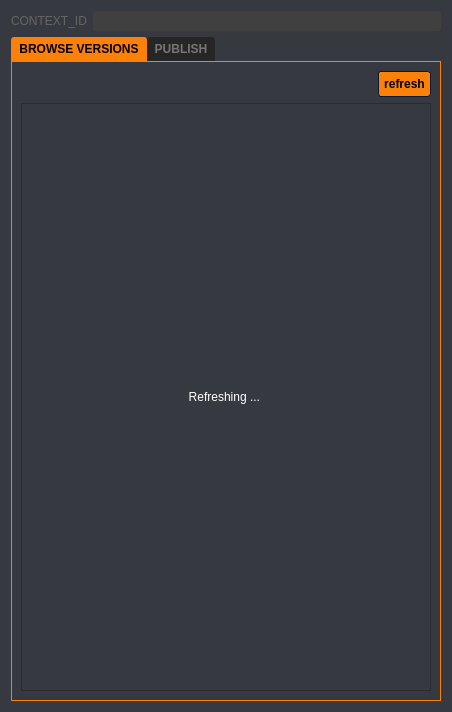
<?xml version="1.0" encoding="UTF-8"?>
<ui version="4.0">
 <class>Form</class>
 <widget class="QWidget" name="Form">
  <property name="geometry">
   <rect>
    <x>0</x>
    <y>0</y>
    <width>452</width>
    <height>712</height>
   </rect>
  </property>
  <property name="windowTitle">
   <string>Form</string>
  </property>
  <property name="styleSheet">
   <string notr="true">/*-----QWidget-----*/
QWidget
{
	background-color: #36393f;
	color: #ffffff;
	border-color: #051a39;
	font:  10px &quot;Verdana&quot;;

}

QWidget#main_frame{
border: 1px solid #fd8008;
}

/*-----QLabel-----*/
QLabel
{
	background-color: transparent;
	color: #ffffff;

}


QLabel::disabled
{
	background-color: transparent;
	color: #656565;

}


/*-----QMenuBar-----*/
QMenuBar
{
	background-color: #36393f;
	color: #ffffff;
	border-color: #051a39;

}


QMenuBar::disabled
{
	background-color: #404040;
	color: #656565;
	border-color: #051a39;

}


QMenuBar::item
{
    background-color: transparent;

}


QMenuBar::item:selected
{
    background-color: #fd8008;
    border: 1px solid #41cd52;

}


QMenuBar::item:pressed
{
    background-color: #b55d00;
    border: 1px solid #000;
    margin-bottom: -1px;
    padding-bottom: 1px;

}


/*-----QMenu-----*/
QMenu
{
    background-color: #36393f;
    border: 1px solid;
    color: #ffffff;

}


QMenu::separator
{
    height: 1px;
    background-color: #ff9500;
    color: #ffffff;
    padding-left: 4px;
    margin-left: 10px;
    margin-right: 5px;

}


QMenu::item
{
    min-width : 150px;
    padding: 3px 20px 3px 20px;

}


QMenu::item:selected
{
    background-color: #b55d00;
    color: #ffffff;

}


QMenu::item:disabled
{
    color: #262626;
}


/*-----QToolTip-----*/
QToolTip
{
	border : 1px solid #000000;
	background-color: #26264f;
	color: #ffffff;
	border-color: #051a39;

}



/*-----QPushButton-----*/
QPushButton
{
	background-color: #fd8008;
	color: #000000;
	font-weight: 600;
	border-style: solid;
	border-width: 1px;
	border-radius: 3px;
	border-color: #051a39;
	padding: 5px;

}


QPushButton::disabled
{
	background-color: #404040;
	color: #656565;
	border-color: #051a39;

}


QPushButton::hover
{
	background-color: #ff9d00;
	color: #ffffff;
	border-style: solid;
	border-width: 1px;
	border-radius: 3px;
	border-color: #051a39;
	padding: 5px;

}


QPushButton::pressed
{
	background-color: #b55d00;
	color: #ffffff;
	border-style: solid;
	border-width: 1px;
	border-radius: 3px;
	border-color: #051a39;
	padding: 5px;

}


/*-----QToolButton-----*/
QToolButton
{
	background-color: #fd8008;
	color: #ffffff;
	border-width: 1px;
	border-radius: 3px;
	border-color: #051a39;
	padding: 3px;

}


QToolButton::disabled
{
	background-color: #404040;
	color: #656565;
	border-color: #051a39;

}


QToolButton::hover
{
	background-color: #ff9d00;
	color: #ffffff;
	border-width: 1px;
	border-radius: 3px;
	border-color: #051a39;
	padding: 3px;

}


QToolButton::pressed
{
	background-color: #b55d00;
	color: #ffffff;
	border-width: 1px;
	border-radius: 3px;
	border-color: #051a39;
	padding: 3px;

}


/*-----QComboBox-----*/
QComboBox
{
   
    border: 1px solid;
	border-color:#262626;
    border-radius: 3px;
    padding-left: 6px;
    color: #ffffff;
    height: 20px;

}


QComboBox::disabled
{
	background-color: #404040;
	color: #656565;
	border-color: #051a39;

}


QComboBox:hover
{
    background-color: #ff9d00;

}


QComboBox:on
{
    background-color: #b55d00;

}


QComboBox QAbstractItemView
{
    background-color: #383838;
    color: #ffffff;
    border: 1px solid black;
    selection-background-color: #b55d00;
    selection-color: #ffffff;
    outline: 0;

}

QComboBox::down-arrow
{
    image: url(icons:arrow-down.svg);
    width: 8px;
    height: 8px;
}



QComboBox::drop-down
{
    subcontrol-origin: padding;
    subcontrol-position: top right;
    width: 15px;
    border-left-width: 0px;
    border-left-color: darkgray;
    border-left-style: solid; 
    border-top-right-radius: 3px; 
    border-bottom-right-radius: 3px;

}






/*-----QSpinBox &amp; QDoubleSpinBox &amp; QDateTimeEdit-----*/
QSpinBox, 
QDoubleSpinBox,
QDateTimeEdit
{
	background-color: #525251;
	color: #ffffff;
	border: 1px solid #051a39;
	border-radius: 3px;
	padding : 2px;

}


QSpinBox::disabled, 
QDoubleSpinBox::disabled,
QDateTimeEdit::disabled
{
	background-color: #404040;
	color: #656565;
	border-color: #051a39;

}


QSpinBox:hover, 
QDoubleSpinBox::hover,
QDateTimeEdit::hover
{
    background-color: #626262;
    border: 1px solid #fd8008;
    color:  #fff;
    padding: 2px

}


QSpinBox::up-button, QSpinBox::down-button,
QDoubleSpinBox::up-button, QDoubleSpinBox::down-button,
QDateTimeEdit::up-button, QDateTimeEdit::down-button
{
    background-color: #fd8008;
	border-radius: 2px;

}


QSpinBox::disabled, 
QDoubleSpinBox::disabled,
QDateTimeEdit::disabled
{
	background-color: #404040;
	color: #656565;
	border-color: #051a39;

}


QSpinBox::up-button:hover, QSpinBox::down-button:hover,
QDoubleSpinBox::up-button:hover, QDoubleSpinBox::down-button:hover,
QDateTimeEdit::up-button:hover, QDateTimeEdit::down-button:hover
{
    background-color: #ff9d00;
    border: 1px solid #ff9d00;

}


QSpinBox::up-button:disabled, QSpinBox::down-button:disabled,
QDoubleSpinBox::up-button:disabled, QDoubleSpinBox::down-button:disabled,
QDateTimeEdit::up-button:disabled, QDateTimeEdit::down-button:disabled
{
	background-color: #404040;
	color: #656565;
	border-color: #051a39;

}


QSpinBox::up-button:pressed, QSpinBox::down-button:pressed,
QDoubleSpinBox::up-button:pressed, QDoubleSpinBox::down-button::pressed,
QDateTimeEdit::up-button:pressed, QDateTimeEdit::down-button::pressed
{
    background-color: #b55d00;
    border: 1px solid #b55d00;

}



QSpinBox::down-arrow,
QDoubleSpinBox::down-arrow,
QDateTimeEdit::down-arrow
{
    image: url(icons:arrow-down.svg);
    width: 7px;

}


QSpinBox::up-arrow,
QDoubleSpinBox::up-arrow,
QDateTimeEdit::up-arrow
{
    image: url(icons:arrow-up.svg);
    width: 7px;

}



/*-----QLineEdit-----*/
QLineEdit
{
	background-color: #525251;
	color: #ffffff;
	border-width: 1px;
	border-radius: 3px;
	border-color: #051a39;
	padding: 2px;

}


QLineEdit::disabled
{
	background-color: #404040;
	color: #656565;
	border-width: 1px;
	border-radius: 3px;
	border-color: #051a39;
	padding: 2px;

}


/*-----QTextEdit-----*/
QTextEdit
{
	/* background-color: rgb(18, 18, 18); */
	color: #cecece;
	border-color: #051a39;

}


QTextEdit::disabled
{
	background-color: #404040;
	color: #656565;
	border-color: #051a39;

}


/*-----QGroupBox-----*/
QGroupBox 
{
    border: 1px solid;
    border-color: #fd8008;
    margin-top: 22px;
	font-weight: 600;

}


QGroupBox::title  
{
    background-color: #fd8008;
    color: #000000;
	font-size: 6pt;
	font-weight: 600;
    subcontrol-origin: margin;
    subcontrol-position: top left;
    padding: 5px;
	border-top-left-radius: 3px;
	border-top-right-radius: 3px;

}


QGroupBox::title::disabled
{
	background-color: #404040;
	color: #656565;
    subcontrol-origin: margin;
    subcontrol-position: top left;
    padding: 5px;
	border-top-left-radius: 3px;
	border-top-right-radius: 3px;

}


/*-----QRadioButton-----*/
QRadioButton::indicator::unchecked
{ 
	border: 2px inset gray; 
	border-radius: 5px; 
	background-color:  #fff;
	width: 9px; 
	height: 9px; 

}


QRadioButton::indicator::unchecked:hover
{ 
	border: 2px solid #fd8008; 
	border-radius: 5px; 
	background-color:  #fff;
	width: 9px; 
	height: 9px; 

}


QRadioButton::indicator::checked
{ 
	border: 2px inset darkgray; 
	border-radius: 5px; 
	background-color: #b55d00; 
	width: 9px; 
	height: 9px; 

}


QRadioButton::disabled
{
	color: #656565;

}


QRadioButton::indicator:disabled
{
	background-color: #656565;
	color: #656565;
    border: 2px solid #656565;

}


/*-----QTableView &amp; QTableWidget-----*/
QTableView
{
    background-color: #242526;
    border: 1px solid #32414B;
    color: #f0f0f0;
    gridline-color: #ff9900;
    outline : 0;

}


QTableView::disabled
{
    background-color: #242526;
    border: 1px solid #32414B;
    color: #656565;
    gridline-color: #656565;
    outline : 0;

}


QTableView::item:hover 
{
    background-color: #26264f;
    color: #f0f0f0;

}


QTableView::item:selected 
{
    background-color: #1a1b1c;
    border: 2px solid #b55d00;
    color: #F0F0F0;

}


QTableView::item:selected:disabled
{
    background-color: #1a1b1c;
    border: 2px solid #525251;
    color: #656565;

}


QTableCornerButton::section
{
    background-color: #505050;
    color: #fff;

}


QHeaderView::section
{
    background-color: #525251;
    color: #fff;
    text-align: left;
	padding: 4px;
	
}


QHeaderView::section:disabled
{
    background-color: #525251;
    color: #656565;

}


QHeaderView::section:checked
{
    color: #fff;
    background-color: #b55d00;

}


QHeaderView::section:checked:disabled
{
    color: #656565;
    background-color: #525251;

}


QHeaderView::section::vertical::first,
QHeaderView::section::vertical::only-one
{
    border-top: 1px solid #353635;

}


QHeaderView::section::vertical
{
    border-top: 1px solid #353635;

}


QHeaderView::section::horizontal::first,
QHeaderView::section::horizontal::only-one
{
    border-left: 1px solid #353635;

}


QHeaderView::section::horizontal
{
    border-left: 1px solid #353635;

}


/*-----QTabWidget-----*/
QTabBar::tab
{
	background-color: #fd8008;
    color: #767676;
	font-weight: 600;
	padding: 5px;
	border-top-left-radius: 3px;
	border-top-right-radius: 3px;

}


QTabBar::tab:disabled
{
	background-color: #404040;
	color: #656565;
	subcontrol-origin: margin;
    subcontrol-position: top left;
	border-top-left-radius: 3px;
	border-top-right-radius: 3px;

}


QTabWidget::pane 
{
	border: 1px solid;
    border-color: #fd8008;

}

QTabBar::tab:selected
{
    background-color: #fd8008;
    color: #000000;
	font-weight: 600;
	subcontrol-origin: margin;
    subcontrol-position: top left;
	border-top-left-radius: 3px;
	border-top-right-radius: 3px;
}


QTabBar::tab:selected:disabled
{
	background-color: #404040;
	color: #656565;

}


QTabBar::tab:!selected 
{
    background-color: #262626;

}


QTabBar::tab:!selected:hover 
{
    background-color: #ff9d00;
	color: #000;

}


QTabBar::tab:top:selected 
{
    border-bottom-color: none;

}


QTabBar::tab:bottom:selected 
{
    border-top-color: none;

}



QTabBar::tab:left:selected 
{
    border-left-color: none;

}


QTabBar::tab:right:selected 
{
    border-right-color: none;

}


QTabBar::tab:left:last, QTabBar::tab:right:last,
QTabBar::tab:left:only-one, QTabBar::tab:right:only-one 
{
    margin-bottom: 0;

}


/*-----QSlider-----*/
QSlider::groove:horizontal 
{
	background-color: transparent;
	height: 5px;

}


QSlider::sub-page:horizontal 
{
	background-color: #fd8008;

}


QSlider::add-page:horizontal 
{
	background-color: #666765;

}


QSlider::handle:horizontal 
{
	background-color: #fd8008;
	width: 14px;
	margin-top: -6px;
	margin-bottom: -6px;
	border-radius: 3px;

}


QSlider::handle:horizontal:hover 
{
	background-color: #fd8008;
	border-radius: 3px;

}


QSlider::sub-page:horizontal:disabled 
{
	background-color: #bbb;
	border-color: #999;

}


QSlider::add-page:horizontal:disabled 
{
	background-color: #eee;
	border-color: #999;

}


QSlider::handle:horizontal:disabled 
{
	background-color: #eee;
	border: 1px solid #aaa;
	border-radius: 3px;

}


QSlider::groove:vertical 
{
	background-color: transparent;
	width: 5px;

}


QSlider::sub-page:vertical 
{
	background-color: #fd8008;

}


QSlider::add-page:vertical 
{
	background-color: #666765;

}


QSlider::handle:vertical 
{
	background-color: #fd8008;
	height: 14px;
	margin-left: -6px;
	margin-right: -6px;
	border-radius: 3px;

}


QSlider::handle:vertical:hover 
{
	background-color: #fd8008;
	border-radius: 3px;

}


QSlider::sub-page:vertical:disabled 
{
	background-color: #bbb;
	border-color: #999;

}


QSlider::add-page:vertical:disabled 
{
	background-color: #eee;
	border-color: #999;

}


QSlider::handle:vertical:disabled 
{
	background-color: #eee;
	border: 1px solid #aaa;
	border-radius: 3px;

}


/*-----QDial-----*/
QDial
{
	background-color: #fd8008;

}


QDial::disabled
{
	background-color: #404040;

}

/*-----QScrollBar-----*/
QScrollBar:horizontal
{
    border: 1px solid #222222;
    background-color: #3d3d3d;
    height: 13px;
    margin: 0px 16px 0 16px;

}


QScrollBar::handle:horizontal
{
    background: #fd8008;
    min-height: 20px;

}


QScrollBar::add-line:horizontal
{
    border: 1px solid #1b1b19;
    background-color: #fd8008;
    width: 14px;
    subcontrol-position: right;
    subcontrol-origin: margin;

}


QScrollBar::sub-line:horizontal
{
    border: 1px solid #1b1b19;
    background-color: #fd8008;
    width: 14px;
    subcontrol-position: left;
    subcontrol-origin: margin;

}


QScrollBar::right-arrow:horizontal
{
    image: url(icons:arrow-right.svg);
    width: 6px;
    height: 6px;

}


QScrollBar::left-arrow:horizontal
{
    image: url(icons:arrow-left.svg);
    width: 6px;
    height: 6px;

}


QScrollBar::add-page:horizontal, QScrollBar::sub-page:horizontal
{
    background: none;

}


QScrollBar:vertical
{
    background-color: #3d3d3d;
    width: 13px;
    margin: 16px 0 16px 0;
    border: 1px solid #222222;

}


QScrollBar::handle:vertical
{
    background-color: #fd8008;
    min-height: 20px;

}


QScrollBar::add-line:vertical
{
    border: 1px solid #1b1b19;
    background-color: #fd8008;
    height: 14px;
    subcontrol-position: bottom;
    subcontrol-origin: margin;

}


QScrollBar::sub-line:vertical
{
    border: 1px solid #1b1b19;
    background-color: #fd8008;
    height: 14px;
    subcontrol-position: top;
    subcontrol-origin: margin;

}


QScrollBar::add-page:vertical, QScrollBar::sub-page:vertical
{
    background: none;

}


QScrollBar::up-arrow:vertical
{
    image: url(icons:arrow-up.svg);
    width: 6px;
    height: 6px;

}


QScrollBar::down-arrow:vertical
{
    image: url(icons:arrow-down.svg);
    width: 6px;
    height: 6px;

}

/*-----QProgressBar-----*/
QProgressBar
{
    border: 1px solid #222222;
    background-color: #3d3d3d;
    text-align: center;
    color: #ffffff;
    font-size: 8px;
    /* font-weight: bold; */
    padding: 1px;
    border-radius: 3px;
}
QProgressBar::chunk
{
    background-color: #fd8008;
}
</string>
  </property>
  <layout class="QVBoxLayout" name="verticalLayout">
   <item>
    <layout class="QFormLayout" name="formLayout_2">
     <item row="0" column="0">
      <widget class="QLabel" name="label_4">
       <property name="enabled">
        <bool>false</bool>
       </property>
       <property name="text">
        <string>CONTEXT_ID</string>
       </property>
      </widget>
     </item>
     <item row="0" column="1">
      <widget class="QLineEdit" name="context_id_label">
       <property name="enabled">
        <bool>false</bool>
       </property>
      </widget>
     </item>
    </layout>
   </item>
   <item>
    <widget class="QTabWidget" name="tabWidget">
     <property name="currentIndex">
      <number>0</number>
     </property>
     <property name="usesScrollButtons">
      <bool>true</bool>
     </property>
     <widget class="QWidget" name="browse_tab">
      <attribute name="title">
       <string> BROWSE VERSIONS </string>
      </attribute>
      <layout class="QVBoxLayout" name="verticalLayout_3">
       <item>
        <layout class="QHBoxLayout" name="horizontalLayout">
         <item>
          <spacer name="horizontalSpacer">
           <property name="orientation">
            <enum>Qt::Horizontal</enum>
           </property>
           <property name="sizeHint" stdset="0">
            <size>
             <width>40</width>
             <height>20</height>
            </size>
           </property>
          </spacer>
         </item>
         <item>
          <widget class="QPushButton" name="refresh_button">
           <property name="text">
            <string>refresh</string>
           </property>
          </widget>
         </item>
        </layout>
       </item>
       <item>
        <widget class="QFrame" name="frame">
         <property name="sizePolicy">
          <sizepolicy hsizetype="Preferred" vsizetype="MinimumExpanding">
           <horstretch>0</horstretch>
           <verstretch>0</verstretch>
          </sizepolicy>
         </property>
         <property name="frameShape">
          <enum>QFrame::StyledPanel</enum>
         </property>
         <property name="frameShadow">
          <enum>QFrame::Raised</enum>
         </property>
         <layout class="QVBoxLayout" name="verticalLayout_4">
          <item>
           <widget class="QStackedWidget" name="stackedWidget">
            <property name="currentIndex">
             <number>1</number>
            </property>
            <widget class="QWidget" name="page">
             <layout class="QVBoxLayout" name="verticalLayout_5">
              <item>
               <layout class="QVBoxLayout" name="FlowLayout"/>
              </item>
             </layout>
            </widget>
            <widget class="QWidget" name="page_2">
             <layout class="QVBoxLayout" name="verticalLayout_6">
              <item>
               <widget class="QLabel" name="waiting_status_label">
                <property name="text">
                 <string>Refreshing ... </string>
                </property>
                <property name="alignment">
                 <set>Qt::AlignCenter</set>
                </property>
               </widget>
              </item>
             </layout>
            </widget>
           </widget>
          </item>
         </layout>
        </widget>
       </item>
      </layout>
     </widget>
     <widget class="QWidget" name="publish_tab">
      <attribute name="title">
       <string> PUBLISH </string>
      </attribute>
      <layout class="QVBoxLayout" name="verticalLayout_2">
       <item>
        <layout class="QFormLayout" name="formLayout_3">
         <property name="labelAlignment">
          <set>Qt::AlignRight|Qt::AlignTrailing|Qt::AlignVCenter</set>
         </property>
         <item row="0" column="0">
          <widget class="QLabel" name="label_6">
           <property name="text">
            <string>CONTEXT</string>
           </property>
           <property name="alignment">
            <set>Qt::AlignRight|Qt::AlignTrailing|Qt::AlignVCenter</set>
           </property>
          </widget>
         </item>
         <item row="0" column="1">
          <widget class="QLineEdit" name="context_id_label_3">
           <property name="enabled">
            <bool>false</bool>
           </property>
          </widget>
         </item>
         <item row="1" column="0">
          <widget class="QLabel" name="label_3">
           <property name="text">
            <string>FILE</string>
           </property>
          </widget>
         </item>
         <item row="1" column="1">
          <widget class="QLineEdit" name="context_id_label_2">
           <property name="enabled">
            <bool>false</bool>
           </property>
          </widget>
         </item>
        </layout>
       </item>
       <item>
        <widget class="QLabel" name="label">
         <property name="text">
          <string>NOTES : </string>
         </property>
        </widget>
       </item>
       <item>
        <widget class="QTextEdit" name="textEdit"/>
       </item>
       <item>
        <layout class="QFormLayout" name="formLayout">
         <item row="0" column="0">
          <widget class="QLabel" name="label_2">
           <property name="text">
            <string>STATUS : </string>
           </property>
          </widget>
         </item>
         <item row="0" column="1">
          <widget class="QComboBox" name="comboBox"/>
         </item>
        </layout>
       </item>
       <item>
        <widget class="QPushButton" name="pushButton">
         <property name="text">
          <string>PUBLISH</string>
         </property>
        </widget>
       </item>
       <item>
        <spacer name="verticalSpacer">
         <property name="orientation">
          <enum>Qt::Vertical</enum>
         </property>
         <property name="sizeHint" stdset="0">
          <size>
           <width>20</width>
           <height>40</height>
          </size>
         </property>
        </spacer>
       </item>
      </layout>
     </widget>
    </widget>
   </item>
  </layout>
 </widget>
 <resources/>
 <connections/>
</ui>
